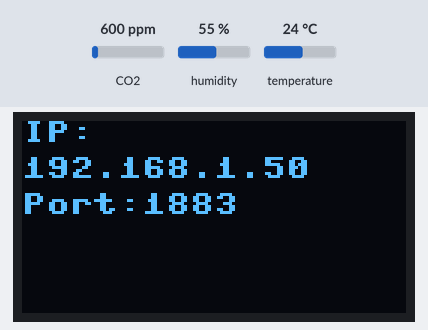
Bench run of a program on a simulated MicroPython board. On the bench: 128×64 one-colour display. Inputs (shaded band) come from the test bench; at power-on: CO2 600 ppm, humidity 55 %, temperature 24 °C. WiFi joins after 1.5 s; one TCP client connects 1 s after the port opens and stays connected; values from a settings file that is not in the repository are placeholders; the clock reads 2024-03-15 10:24:30 at power-on unless the program sets it; what the program prints to the serial console is not drawn.

Above: at 4.8 s.
At 6.0 s:
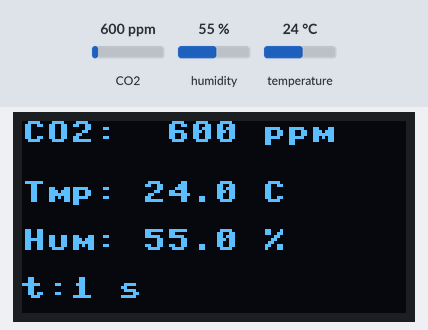

The program:

OLED_driver_full.py
```python
#!/usr/bin/env python
# -*- coding: utf-8 -*-
"""
Hello
"""
from secrets import SSID, PASSWORD, SERVER_PORT

import os
import time
import network
import socket

from machine import Pin, SPI, I2C
import framebuf

# rpy_velutina/CO2_waveshare_OLED/src/micropython-scd30-master/scd30.py
from scd30 import SCD30

__author__ = "Claus Haslauer (mail@planetwater.org)"
__version__ = "$Revision: 0.2 $"
__date__ = "datetime.date(2026,5,16)"
__copyright__ = "Copyright (c) 2026 Claus Haslauer"
__license__ = "Python"

DELTA_T_MINUTES = 5

def connect_wifi():
    wlan = network.WLAN(network.STA_IF)
    wlan.active(True)

    if not SSID or SSID == 'your_ssid_here':
        raise RuntimeError('Missing Wi-Fi credentials. Set SSID and PASSWORD in the script.')

    print(f'Connecting to Wi-Fi SSID: {SSID}')
    wlan.connect(SSID, PASSWORD)

    # Wait up to 15 seconds for connection
    for _ in range(30):
        if wlan.isconnected():
            break
        time.sleep(0.5)
        print('.', end='')

    if not wlan.isconnected():
        raise RuntimeError('Failed to connect to Wi-Fi')

    print()
    print('Connected to Wi-Fi')
    print('IP address:', wlan.ifconfig()[0])
    return wlan


# ---- OLED Driver (SH1107, SPI) ----
class OLED_1inch3(framebuf.FrameBuffer):
    def __init__(self):
        self.width = 128
        self.height = 64
        self.cs = Pin(9, Pin.OUT)
        self.rst = Pin(12, Pin.OUT)
        self.cs(1)
        self.spi = SPI(1, 20000000, polarity=0, phase=0, sck=Pin(10), mosi=Pin(11), miso=None)
        self.dc = Pin(8, Pin.OUT)
        self.dc(1)
        self.buffer = bytearray(self.height * self.width // 8)
        super().__init__(self.buffer, self.width, self.height, framebuf.MONO_HMSB)
        self.init_display()
        self.white = 0xffff
        self.black = 0x0000

    def write_cmd(self, cmd):
        self.cs(1); self.dc(0); self.cs(0)
        self.spi.write(bytearray([cmd]))
        self.cs(1)

    def write_data(self, buf):
        self.cs(1); self.dc(1); self.cs(0)
        self.spi.write(bytearray([buf]))
        self.cs(1)

    def init_display(self):
        self.rst(1); time.sleep(0.001)
        self.rst(0); time.sleep(0.01)
        self.rst(1)
        for cmd in [0xAE,0x00,0x10,0xB0,0xdc,0x00,0x81,0x6f,
                    0x21,0xa0,0xc0,0xa4,0xa6,0xa8,0x3f,0xd3,
                    0x60,0xd5,0x41,0xd9,0x22,0xdb,0x35,0xad,0x8a,0xAF]:
            self.write_cmd(cmd)

    def show(self):
        self.write_cmd(0xb0)
        for page in range(64):
            col = 63 - page
            self.write_cmd(0x00 + (col & 0x0f))
            self.write_cmd(0x10 + (col >> 4))
            for num in range(16):
                self.write_data(self.buffer[page * 16 + num])


def init_scd30():
    i2c = I2C(0, sda=Pin(4), scl=Pin(5), freq=10000)
    scd = SCD30(i2c, 0x61)

    print("Waiting for SCD-30 to boot...")
    time.sleep(3)

    for attempt in range(1, 6):
        try:
            scd.start_continous_measurement()
            print("SCD-30 continuous measurement started")
            return scd
        except OSError as err:
            print(f"SCD-30 start failed (attempt {attempt}): {err}")
            time.sleep(2)

    raise RuntimeError("Could not start SCD-30 after 5 attempts")


def main():
    # ---- Connect Wi-Fi ----
    wlan = connect_wifi()
    ip = wlan.ifconfig()[0]

    # ---- Init OLED ----
    oled = OLED_1inch3()
    oled.fill(0)
    oled.text("Connecting...", 0, 28, oled.white)
    oled.show()

    # ---- Init SCD-30 ----
    scd = init_scd30()
    time_start = time.time()

    # ---- Show IP on OLED ----
    oled.fill(0)
    oled.text("IP:", 0, 0, oled.white)
    oled.text(ip, 0, 12, oled.white)
    oled.text(f"Port:{SERVER_PORT}", 0, 24, oled.white)
    oled.show()

    # ---- Start TCP server ----
    server = socket.socket(socket.AF_INET, socket.SOCK_STREAM)
    server.setsockopt(socket.SOL_SOCKET, socket.SO_REUSEADDR, 1)
    server.bind(('0.0.0.0', SERVER_PORT))
    server.listen(1)
    print(f'TCP server listening on {ip}:{SERVER_PORT}')

    while True:
        try:
            client, addr = server.accept()
            print('Client connected:', addr)
            try:
                while True:
                    # Wait for data to be ready
                    for _ in range(10):
                        if scd.get_status_ready() == 1:
                            break
                        time.sleep(0.5)

                    co2, temp, hum = scd.read_measurement()

                    if co2 is not None:
                        elapsed = time.time() - time_start

                        # Update OLED
                        oled.fill(0)
                        oled.text("CO2:{:5.0f} ppm".format(co2), 0, 0,  oled.white)
                        oled.text("Tmp:{:5.1f} C".format(temp),  0, 20, oled.white)
                        oled.text("Hum:{:5.1f} %".format(hum),   0, 36, oled.white)
                        oled.text("t:{:.0f} s".format(elapsed),  0, 52, oled.white)
                        oled.show()

                        print(f"CO2: {co2:.1f} ppm | Temp: {temp:.1f} C | Hum: {hum:.1f} %")

                        # Send to client as CSV
                        line = f'{elapsed:.2f},{co2:.2f},{temp:.2f},{hum:.2f}\n'
                        client.send(line.encode('utf-8'))

                    # SCD-30 default update interval is ~2 seconds
                    print("sleep {} minutes...".format(DELTA_T_MINUTES))
                    time.sleep(DELTA_T_MINUTES * 60)

            except OSError as err:
                print("Read error:", err)
            finally:
                client.close()
                print('Client disconnected')

        except OSError as err:
            print("Server error:", err)
            time.sleep(1)


if __name__ == '__main__':
    main()
```

Measured:
- what the display in image 0 shows lasts 1.1 s, from 4.7 s to 5.8 s
